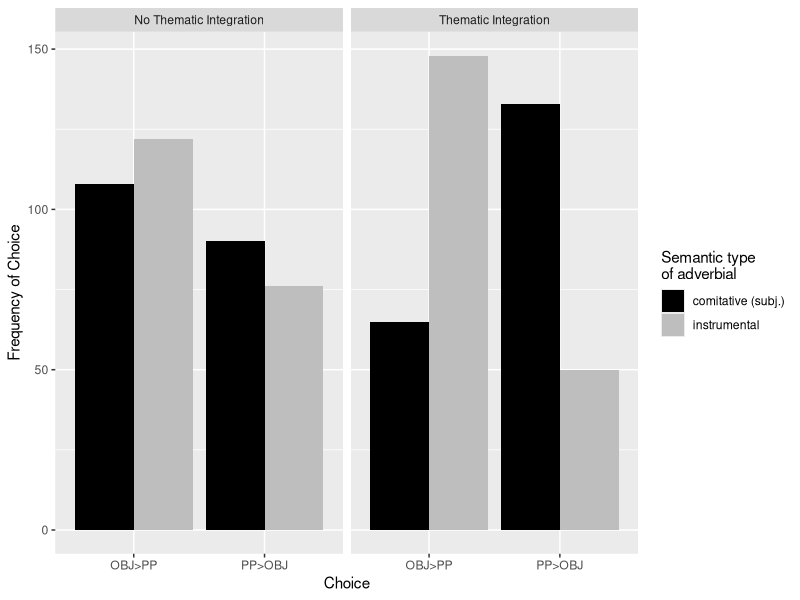
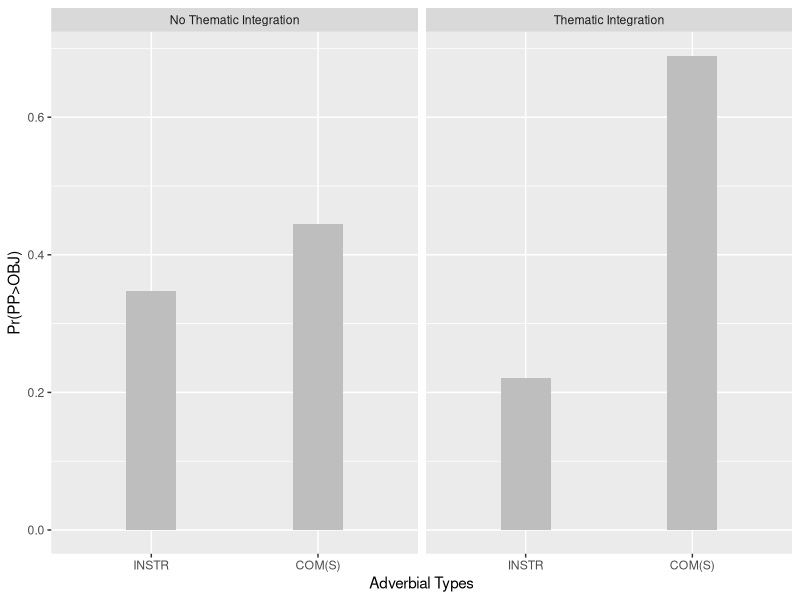
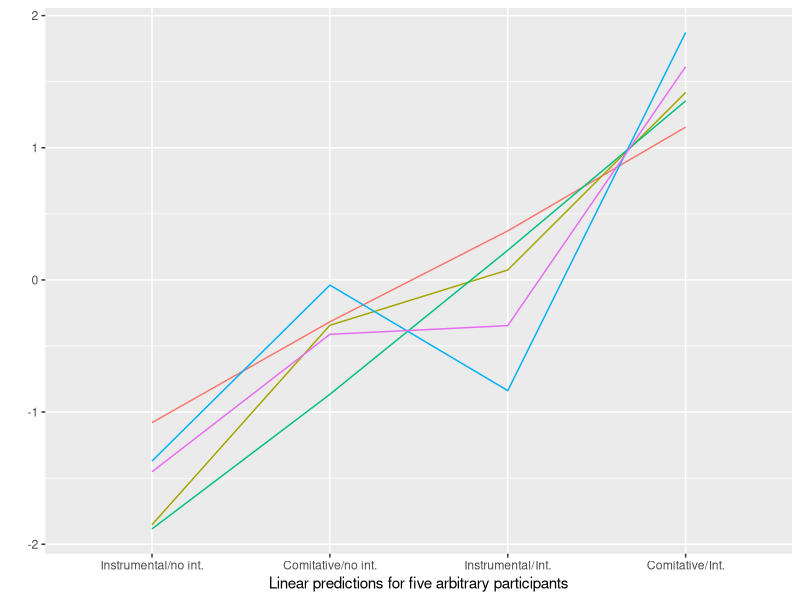
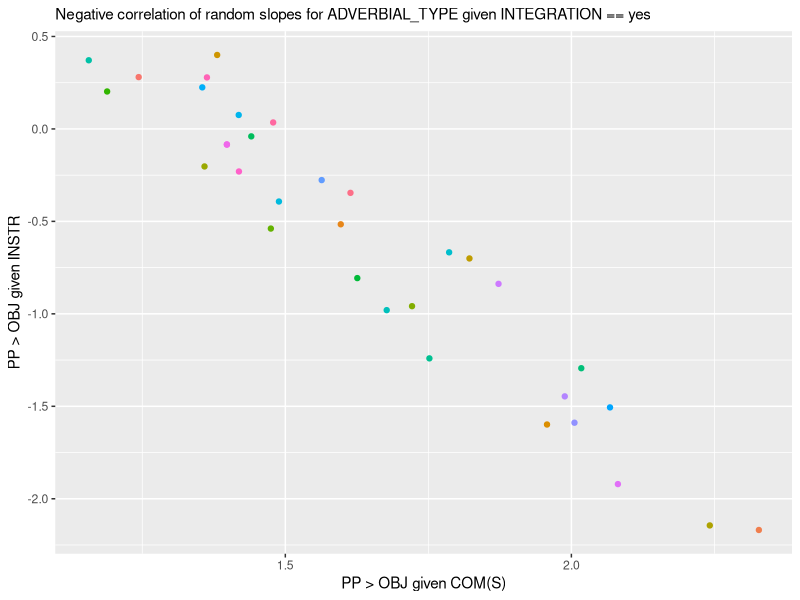
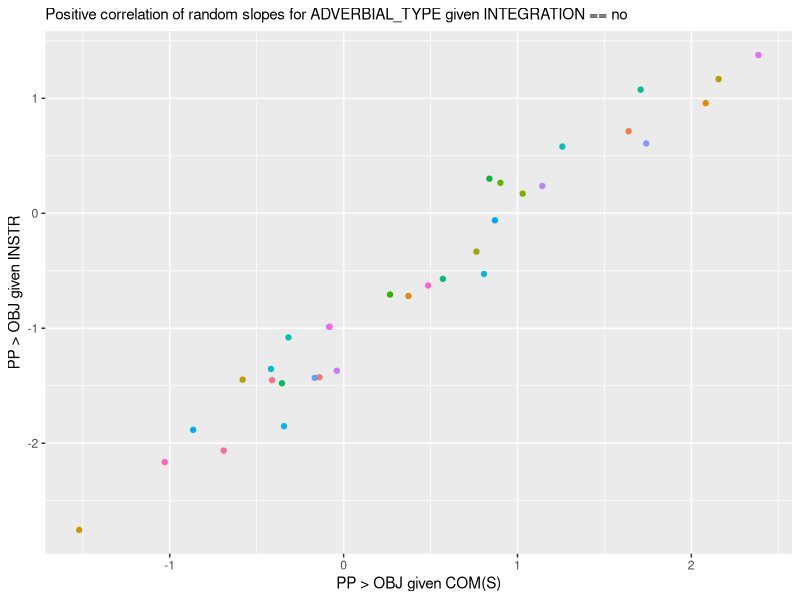

Write R code to recreate these figures, in order.
## ---- chunk 1
library(lme4)
library(tidyverse)
library(emmeans)

show(version)
## ---- chunk 2
exp_int_agentivity.fc.test.data <- 
  read.csv("../Data/ForcedChoice_test.csv", fileEncoding = "UTF-8")

exp_int_agentivity.fc.test.data$ANSWER <- 
  factor(exp_int_agentivity.fc.test.data$ANSWER)

exp_int_agentivity.fc.test.data$INTEGRATION <- 
  factor(exp_int_agentivity.fc.test.data$INTEGRATION)

exp_int_agentivity.fc.test.data$ADVERBIAL_TYPE <- 
  factor(exp_int_agentivity.fc.test.data$ADVERBIAL_TYPE)

## more illustrative variable names
exp_int_agentivity.fc.test.data$subjects <- factor(exp_int_agentivity.fc.test.data$workerId)
exp_int_agentivity.fc.test.data$items <- factor(exp_int_agentivity.fc.test.data$ENCODING)

## ---- chunk 3
table(exp_int_agentivity.fc.test.data$workerId)
## ---- chunk 4

thematic_int.labels <- c("No Thematic Integration", "Thematic Integration")
names(thematic_int.labels) <- c("no", "yes")

exp_int_agentivity.fc.summary <- 
  exp_int_agentivity.fc.test.data %>%
  group_by(ADVERBIAL_TYPE, INTEGRATION, ANSWER) %>%
  summarise(count = n()) %>%
  as.data.frame()

ggplot(exp_int_agentivity.fc.summary,
       aes(x = ANSWER, y = count, fill = ADVERBIAL_TYPE)) +
  geom_bar(stat = "identity", position = "dodge") +
  labs(x = "Choice", y = "Frequency of Choice") + 
  facet_wrap(~INTEGRATION, labeller = labeller(INTEGRATION = thematic_int.labels)) +
  scale_fill_manual("ADVERBIAL_TYPE", values = c("COM(S)" = "black",
                                                 "INSTR" = "grey"),
                    labels = c("comitative (subj.)", "instrumental")) +
  guides(fill=guide_legend(title="Semantic type\nof adverbial")) 

## ---- chunk 5

exp_int_agentivity.fc.test.data$INTEGRATION <-
  relevel(exp_int_agentivity.fc.test.data$INTEGRATION, ref = "no")
exp_int_agentivity.fc.test.data$ADVERBIAL_TYPE <-
  relevel(exp_int_agentivity.fc.test.data$ADVERBIAL_TYPE, ref = "INSTR")


exp_int_agentivity.fc.glmm <- 
  glmer(formula = ANSWER ~ ADVERBIAL_TYPE * INTEGRATION + 
          (0 + ADVERBIAL_TYPE * INTEGRATION | subjects) , 
        data = exp_int_agentivity.fc.test.data, family = binomial())

options(width = 300)
summary(exp_int_agentivity.fc.glmm)
## ---- chunk 6

tt <- getME(exp_int_agentivity.fc.glmm,"theta")
ll <- getME(exp_int_agentivity.fc.glmm,"lower")
## ---- chunk 7
ss <- 
  getME(exp_int_agentivity.fc.glmm,c("theta","fixef"))
exp_int_agentivity.fc.glmm <- 
  update(exp_int_agentivity.fc.glmm,
         start=ss,
         control=glmerControl(optCtrl=list(maxfun=2e4)))

options(width = 300)
summary(exp_int_agentivity.fc.glmm)

## ---- chunk 8


predictions <- 
  emmeans(exp_int_agentivity.fc.glmm, pairwise~ADVERBIAL_TYPE * INTEGRATION, 
          type = "response") 

## also response useful, now switched to predictor for effects
## if lp is used, y = emmean, if response is used y = prob

predictions.emm <- data.frame(predictions$emmeans)
 

predictions.emm

ggplot(predictions.emm, aes(x = ADVERBIAL_TYPE, y = prob)) + 
  geom_bar(aes(), stat = "identity", fill = "grey", width = 0.3) +
  facet_wrap(~INTEGRATION, labeller = labeller(INTEGRATION = thematic_int.labels)) +
  labs(x = "Adverbial Types", y = "Pr(PP>OBJ)")
## ---- chunk 9

ranef.df <- data.frame(ranef(exp_int_agentivity.fc.glmm)$subjects)
ranef.df$participants <- rownames(ranef.df)
colnames(ranef.df)[1:4] <- c("INSTR", "COM_S", "INT_YES_INSTR", "INT_YES_COM_S")

ranef.df <- ranef.df %>%
  mutate(INSTR = INSTR + exp_int_agentivity.fc.glmm@beta[1]) %>%
  mutate(COM_S = COM_S + exp_int_agentivity.fc.glmm@beta[2]) %>%
  mutate(INT_YES_INSTR = INT_YES_INSTR + exp_int_agentivity.fc.glmm@beta[3]) %>%
  mutate(INT_YES_COM_S = INT_YES_COM_S + exp_int_agentivity.fc.glmm@beta[4]) %>%
  arrange(INT_YES_COM_S)

set.seed(42)

ranef.sub.df <- subset(ranef.df, participants %in% sample(ranef.df$participants, 5))

ranef.sub.df <- 
  ranef.sub.df %>% 
  gather(condition, pred, INSTR:INT_YES_COM_S)

ranef.sub.df$condition <- 
  factor(ranef.sub.df$condition, levels = c("INSTR", "COM_S", "INT_YES_INSTR", "INT_YES_COM_S"))

ggplot(ranef.sub.df, aes(x = condition)) + 
  geom_line(aes(y = pred, group = participants, color = participants), show.legend = FALSE) +
  scale_x_discrete(labels = c("Instrumental/no int.", "Comitative/no int.", 
                              "Instrumental/Int.", "Comitative/Int.")) +
  labs(x = "Linear predictions for five arbitrary participants", y = "")

## ---- chunk 10


ggplot(ranef.df, aes(x = INT_YES_COM_S, y = INT_YES_INSTR)) +
  geom_point(aes(color = participants), show.legend = FALSE) +
  labs(x = "PP > OBJ given COM(S)", 
       y = "PP > OBJ given INSTR", 
       subtitle = "Negative correlation of random slopes for ADVERBIAL_TYPE given INTEGRATION == yes")

ggplot(ranef.df, aes(x = COM_S, y = INSTR)) +
  geom_point(aes(color = participants), show.legend = FALSE) +
  labs(x = "PP > OBJ given COM(S)", 
       y = "PP > OBJ given INSTR", 
       subtitle = "Positive correlation of random slopes for ADVERBIAL_TYPE given INTEGRATION == no")
